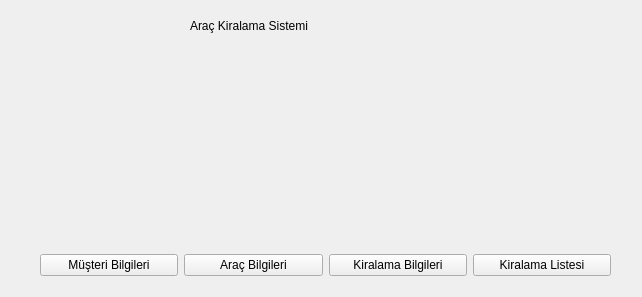
<?xml version="1.0" encoding="UTF-8"?>
<ui version="4.0">
 <class>Widget</class>
 <widget class="QWidget" name="Widget">
  <property name="geometry">
   <rect>
    <x>0</x>
    <y>0</y>
    <width>642</width>
    <height>297</height>
   </rect>
  </property>
  <property name="windowTitle">
   <string>Widget</string>
  </property>
  <widget class="QLabel" name="label">
   <property name="geometry">
    <rect>
     <x>190</x>
     <y>0</y>
     <width>251</width>
     <height>51</height>
    </rect>
   </property>
   <property name="styleSheet">
    <string notr="true">font: 700 17pt &quot;Segoe UI&quot;;
color:rgb(0, 0, o);
</string>
   </property>
   <property name="text">
    <string>Araç Kiralama Sistemi</string>
   </property>
  </widget>
  <widget class="QWidget" name="layoutWidget">
   <property name="geometry">
    <rect>
     <x>40</x>
     <y>220</y>
     <width>571</width>
     <height>91</height>
    </rect>
   </property>
   <layout class="QHBoxLayout" name="horizontalLayout">
    <item>
     <widget class="QPushButton" name="pushButton">
      <property name="styleSheet">
       <string notr="true">font: 700 italic 12pt &quot;Segoe UI&quot;;
</string>
      </property>
      <property name="text">
       <string>Müşteri Bilgileri</string>
      </property>
     </widget>
    </item>
    <item>
     <widget class="QPushButton" name="pushButton_2">
      <property name="styleSheet">
       <string notr="true">font: 700 italic 12pt &quot;Segoe UI&quot;;
</string>
      </property>
      <property name="text">
       <string>Araç Bilgileri</string>
      </property>
     </widget>
    </item>
    <item>
     <widget class="QPushButton" name="pushButton_3">
      <property name="styleSheet">
       <string notr="true">font: 700 italic 12pt &quot;Segoe UI&quot;;
</string>
      </property>
      <property name="text">
       <string>Kiralama Bilgileri</string>
      </property>
     </widget>
    </item>
    <item>
     <widget class="QPushButton" name="pushButton_4">
      <property name="styleSheet">
       <string notr="true">font: 700 italic 12pt &quot;Segoe UI&quot;;
</string>
      </property>
      <property name="text">
       <string>Kiralama Listesi</string>
      </property>
     </widget>
    </item>
   </layout>
  </widget>
 </widget>
 <resources/>
 <connections/>
</ui>
